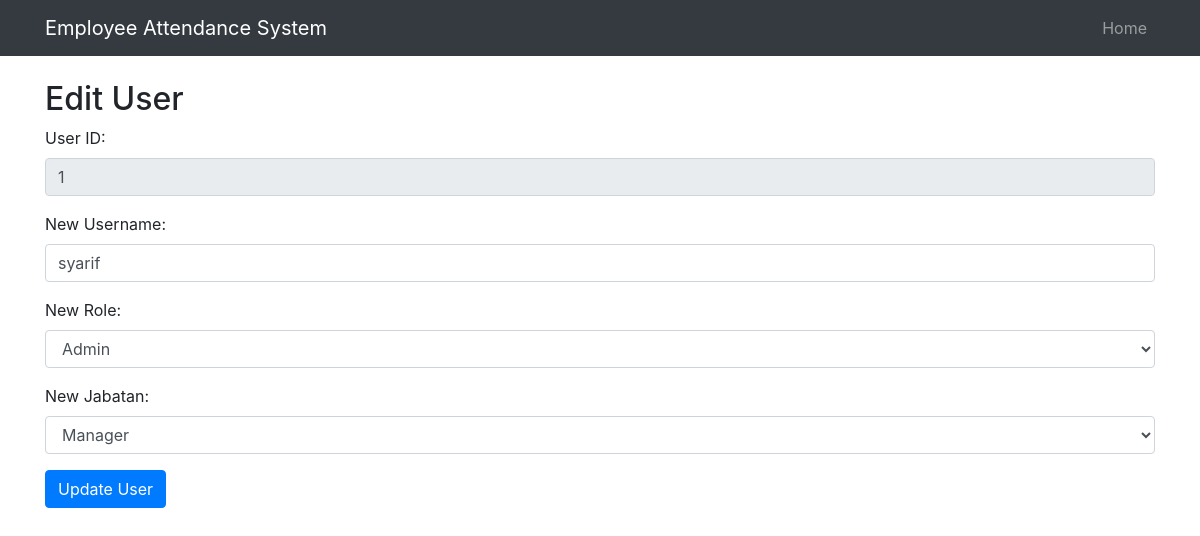
/admin/edit_user.php?id=1 (signed in), run on the app's committed database.
### tables this page shows
CREATE TABLE `users` (
  `id` int(11) NOT NULL,
  `username` varchar(50) NOT NULL,
  `password` varchar(255) NOT NULL,
  `role` enum('admin','user') NOT NULL,
  `id_jabatan` int(11) DEFAULT NULL
);

CREATE TABLE `jabatan` (
  `id` int(11) NOT NULL,
  `nama_jabatan` varchar(100) NOT NULL
);

### admin/edit_user.php (the view, shortened to what this page needs)
<?php
require_once '../db_config.php';
$user_id = $_GET['id'];
$sql = "SELECT * FROM users WHERE id = $user_id";
$result = mysqli_query($conn, $sql);
$user_data = mysqli_fetch_assoc($result);
function getAllJabatanNames($conn) {
    $sql = "SELECT * FROM jabatan";
    $result = mysqli_query($conn, $sql);
    $jabatans = array();
    while ($row = mysqli_fetch_assoc($result)) {
        $jabatans[] = $row;
    }
    return $jabatans;
}
?>
<!DOCTYPE html>
<html>
<head>
    <link rel="stylesheet" href="../css/bootstrap.min.css">
</head>
<body>
    <nav class="navbar navbar-expand-md navbar-dark bg-dark">
        <div class="container">
            <a class="navbar-brand" href="#">Employee Attendance System</a>
            <div class="collapse navbar-collapse" id="navbarNav">
                <ul class="navbar-nav ml-auto">
                    <li class="nav-item">
                        <a class="nav-link" href="dashboard_admin.php">Home</a>
                    </li>
                </ul>
            </div>
        </div>
    </nav>
    <div class="container mt-4">
        <h2>Edit User</h2>
        <form method="post" action="<?php echo htmlspecialchars($_SERVER["PHP_SELF"]);?>">
            <div class="form-group">
                <label for="user_id">User ID:</label>
                <input type="text" class="form-control" id="user_id" name="user_id" value="<?php echo $user_data['id']; ?>" readonly>
            </div>
            <div class="form-group">
                <label for="new_username">New Username:</label>
                <input type="text" class="form-control" id="new_username" name="new_username" value="<?php echo $user_data['username']; ?>" required>
            </div>
            <div class="form-group">
                <label for="new_role">New Role:</label>
                <select class="form-control" id="new_role" name="new_role" required>
                    <option value="admin" <?php if ($user_data['role'] === 'admin') echo 'selected'; ?>>Admin</option>
                </select>
            </div>
            <div class="form-group">
                <label for="new_jabatan">New Jabatan:</label>
                <select class="form-control" id="new_jabatan" name="new_jabatan" required>
                    <?php
                    $jabatans = getAllJabatanNames($conn);
                    foreach ($jabatans as $jabatan) {
                        echo '<option value="' . $jabatan['id'] . '"';
                        if ($user_data['id_jabatan'] == $jabatan['id']) echo 'selected';
                        echo '>' . $jabatan['nama_jabatan'] . '</option>';
                    }
                    ?>
                </select>
            </div>
            <button type="submit" class="btn btn-primary">Update User</button>
        </form>
    </div>
</body>
</html>

### data on the page
users: user_id "1", new_username "syarif", new_role "Admin", new_jabatan "Manager"
